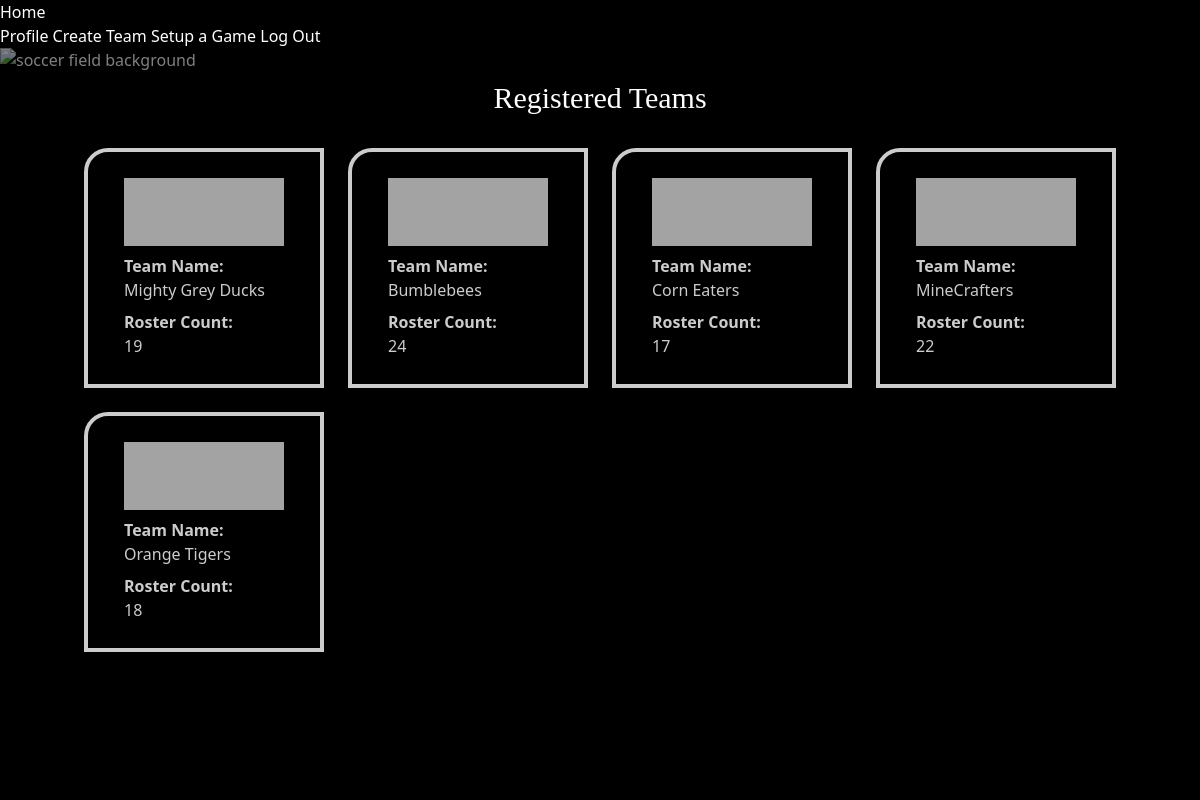
Page /teams (signed in) on the committed database.
### kickup_app/models.py (models this page shows, shortened)
class Team(db.Model):
    id = db.Column(db.Integer, primary_key=True)
    team_name = db.Column(db.String(80), nullable=False)
    logo_url = db.Column(db.String(), nullable=True)
    date_formed = db.Column(db.Date)
    players = db.relationship('User', back_populates='team')
    home_games = db.relationship('Game', back_populates="home_team", foreign_keys="Game.home_id")
    away_games = db.relationship('Game', back_populates="away_team", foreign_keys="Game.away_id")

### kickup_app/main/routes.py (the view)
@main.route('/teams', methods=['GET'])
@login_required
def teams_list():
  teams = Team.query.all()
  return render_template('teams_list.html', teams=teams)

### kickup_app/extensions.py (called while the page is built)
@login_manager.user_loader
def load_user(user_id):
    return User.query.get(user_id)

### kickup_app/templates/teams_list.html
{% extends 'index.html' %}
{% block content %}
<img class="fixed homepage-image w-screen h-screen opacity-50" src="https://images.unsplash.com/photo-1516731566880-919c39006c9d?ixlib=rb-4.0.3&ixid=MnwxMjA3fDB8MHxwaG90by1wYWdlfHx8fGVufDB8fHx8&auto=format&fit=crop&w=2070&q=80" alt="soccer field background"/>
<h1 class="text-center m-8 text-3xl font-serif">Registered Teams</h1>
<section class="flex justify-center" >
  <ol class="grid grid-cols-4 gap-6">
    {% for team in teams %}
    <li class="flex flex-col items-center justify-center border-solid border-4 border-white w-60 h-60 rounded-tl-3xl bg-black opacity-80 drop-shadow-xl">
      <a class="w-40" href="/team-details/{{ team.id }}">
        <img src="{{team.logo_url}}" alt="team logo">
        <p class="mt-2"><strong>Team Name: </strong></p>
        <p>{{ team.team_name }}</p>
        <p class="mt-2"><strong>Roster Count: </strong></p>
        <p>{{ team.players|length }}</p>
      </a>
    </li>
    {% endfor %}
  </ol>
</section>
{% endblock %}

### kickup_app/static/style.css (style rules this page uses)
.homepage-image { position: absolute; z-index: -1; animation-name: fade; animation-duration: 5s; }

### rows in the picture
Team: team_name "Mighty Grey Ducks", players|length "19"
Team: team_name "Bumblebees", players|length "24"
Team: team_name "Corn Eaters", players|length "17"
Team: team_name "MineCrafters", players|length "22"
Team: team_name "Orange Tigers", players|length "18"
